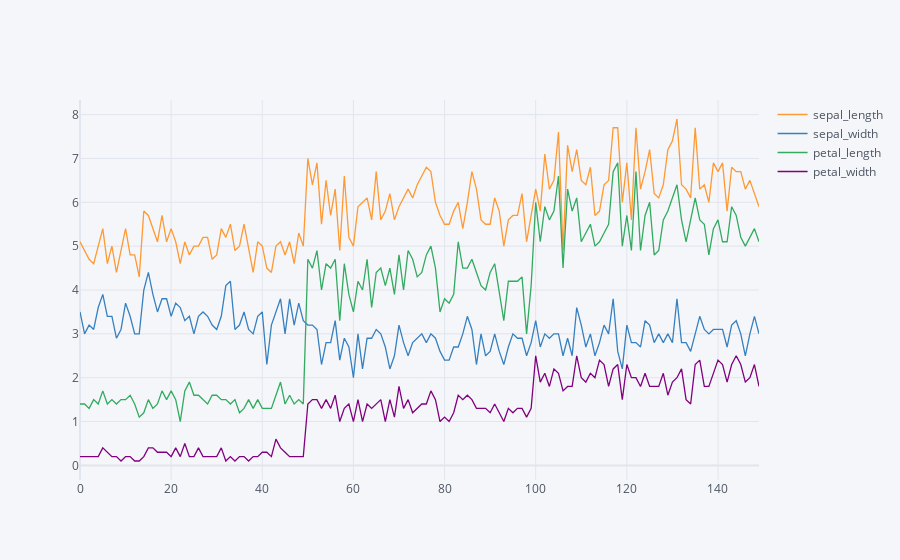

This figure's notebook cell:
### Code cell
df.iplot()

### Figure 1 — Plotly figure (JSON) as saved in the notebook; plotly's stock layout.template omitted (floating-point values rounded to 4 significant figures; data arrays with more than 128 entries replaced by an {"elided": "..."} marker saying what was removed)
{"data": [{"line": {"color": "rgba(255, 153, 51, 1.0)", "dash": "solid", "shape": "linear", "width": 1.3}, "mode": "lines", "name": "sepal_length", "text": "", "type": "scatter", "x": {"elided": "150 int values"}, "y": {"elided": "150 float values"}}, {"line": {"color": "rgba(55, 128, 191, 1.0)", "dash": "solid", "shape": "linear", "width": 1.3}, "mode": "lines", "name": "sepal_width", "text": "", "type": "scatter", "x": {"elided": "150 int values"}, "y": {"elided": "150 float values"}}, {"line": {"color": "rgba(50, 171, 96, 1.0)", "dash": "solid", "shape": "linear", "width": 1.3}, "mode": "lines", "name": "petal_length", "text": "", "type": "scatter", "x": {"elided": "150 int values"}, "y": {"elided": "150 float values"}}, {"line": {"color": "rgba(128, 0, 128, 1.0)", "dash": "solid", "shape": "linear", "width": 1.3}, "mode": "lines", "name": "petal_width", "text": "", "type": "scatter", "x": {"elided": "150 int values"}, "y": {"elided": "150 float values"}}], "layout": {"legend": {"bgcolor": "#F5F6F9", "font": {"color": "#4D5663"}}, "paper_bgcolor": "#F5F6F9", "plot_bgcolor": "#F5F6F9", "title": {"font": {"color": "#4D5663"}}, "xaxis": {"gridcolor": "#E1E5ED", "showgrid": true, "tickfont": {"color": "#4D5663"}, "title": {"font": {"color": "#4D5663"}, "text": ""}, "zerolinecolor": "#E1E5ED"}, "yaxis": {"gridcolor": "#E1E5ED", "showgrid": true, "tickfont": {"color": "#4D5663"}, "title": {"font": {"color": "#4D5663"}, "text": ""}, "zerolinecolor": "#E1E5ED"}}}
